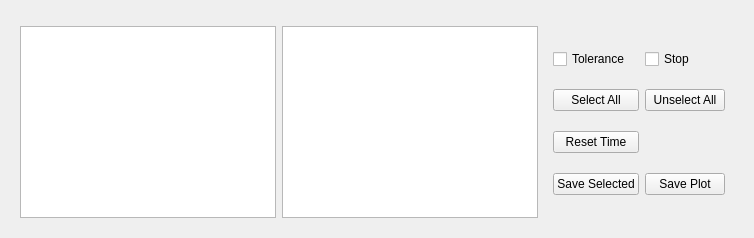
         <widget class="QWidget" name="tab_5">
          <attribute name="title">
           <string>Plot</string>
          </attribute>
          <layout class="QVBoxLayout" name="verticalLayout_3">
           <item>
            <widget class="QCustomPlot" name="customPlot" native="true">
             <property name="sizePolicy">
              <sizepolicy hsizetype="Preferred" vsizetype="MinimumExpanding">
               <horstretch>0</horstretch>
               <verstretch>0</verstretch>
              </sizepolicy>
             </property>
            </widget>
           </item>
           <item>
            <widget class="QWidget" name="widget_4" native="true">
             <property name="sizePolicy">
              <sizepolicy hsizetype="Minimum" vsizetype="Maximum">
               <horstretch>0</horstretch>
               <verstretch>0</verstretch>
              </sizepolicy>
             </property>
             <layout class="QHBoxLayout" name="horizontalLayout">
              <item>
               <widget class="QListWidget" name="listWidget_Topics">
                <property name="sizePolicy">
                 <sizepolicy hsizetype="Preferred" vsizetype="Preferred">
                  <horstretch>0</horstretch>
                  <verstretch>0</verstretch>
                 </sizepolicy>
                </property>
               </widget>
              </item>
              <item>
               <widget class="QListWidget" name="listWidget">
                <property name="sizePolicy">
                 <sizepolicy hsizetype="Preferred" vsizetype="Preferred">
                  <horstretch>0</horstretch>
                  <verstretch>0</verstretch>
                 </sizepolicy>
                </property>
               </widget>
              </item>
              <item>
               <widget class="QWidget" name="widget_5" native="true">
                <property name="sizePolicy">
                 <sizepolicy hsizetype="Preferred" vsizetype="MinimumExpanding">
                  <horstretch>0</horstretch>
                  <verstretch>0</verstretch>
                 </sizepolicy>
                </property>
                <layout class="QGridLayout" name="gridLayout_4">
                 <item row="6" column="0">
                  <widget class="QPushButton" name="pushButton_saveSelected">
                   <property name="text">
                    <string>Save Selected</string>
                   </property>
                  </widget>
                 </item>
                 <item row="0" column="0">
                  <widget class="QCheckBox" name="checkBox_tolerance">
                   <property name="text">
                    <string>Tolerance</string>
                   </property>
                  </widget>
                 </item>
                 <item row="5" column="0">
                  <widget class="QPushButton" name="pushButton_resetTime">
                   <property name="text">
                    <string>Reset Time</string>
                   </property>
                  </widget>
                 </item>
                 <item row="0" column="1">
                  <widget class="QCheckBox" name="checkBox_stop">
                   <property name="text">
                    <string>Stop</string>
                   </property>
                  </widget>
                 </item>
                 <item row="1" column="0">
                  <widget class="QPushButton" name="pushButton_selectAll">
                   <property name="text">
                    <string>Select All</string>
                   </property>
                  </widget>
                 </item>
                 <item row="1" column="1">
                  <widget class="QPushButton" name="pushButton_deselectAll">
                   <property name="text">
                    <string>Unselect All</string>
                   </property>
                  </widget>
                 </item>
                 <item row="6" column="1">
                  <widget class="QPushButton" name="pushButton_plot">
                   <property name="text">
                    <string>Save Plot</string>
                   </property>
                  </widget>
                 </item>
                </layout>
               </widget>
              </item>
             </layout>
            </widget>
           </item>
          </layout>
         </widget>
